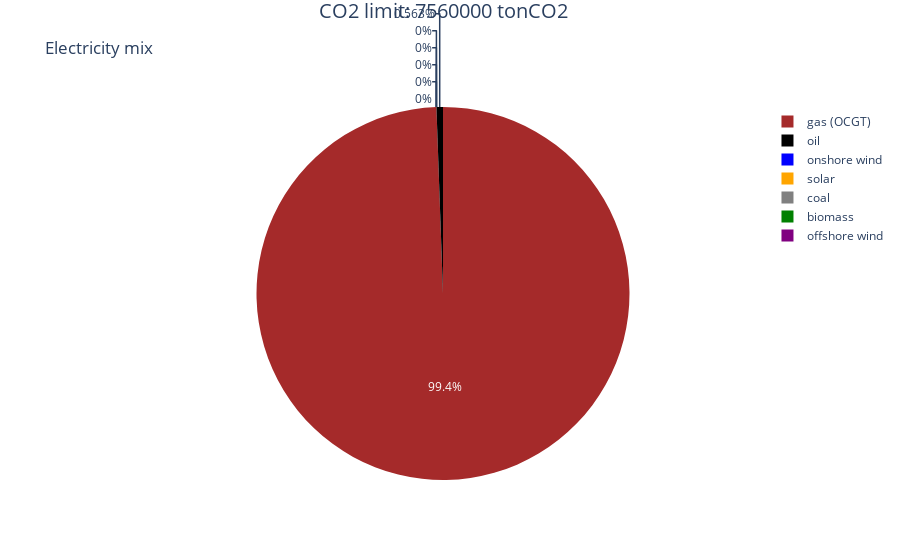

Source (notebook cell):
### Markdown cell above
Based on research, the CO2-emissions from electricity production was 7.56mT CO2-eq in 2023. This will now be the limit:

### Code cell
network.add("GlobalConstraint",
                 "co2_limit",
                 type="primary_energy",
                 carrier_attribute="co2_emissions",
                 sense="<=",
                 constant=7560000,
                 overwrite=True)
objective, capacities, loadConsumption, generation, snapshot, status = optimizer(2015)

plot_mix(generation, 7560000)

### Figure 1 — Plotly figure (JSON) as saved in the notebook; plotly's stock layout.template omitted (floating-point values rounded to 4 significant figures)
{"data": [{"labels": ["onshore wind", "solar", "gas (OCGT)", "coal", "biomass", "oil", "offshore wind"], "marker": {"colors": ["blue", "orange", "brown", "grey", "green", "black", "purple"]}, "type": "pie", "values": [0, 0, 26422748, 0, 0, 149518, 0]}], "layout": {"annotations": [{"font": {"size": 20}, "showarrow": false, "text": "CO2 limit: 7560000 tonCO2", "x": 0.5, "y": 1.3}], "title": {"text": "Electricity mix"}}}
